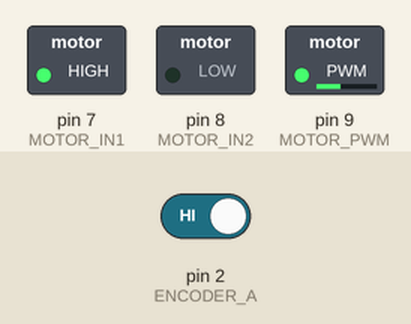
Recording of a sketch running on a simulated Arduino Uno, built with avr-gcc and run on an emulated ATmega328P. Shown: switched loads named in the sketch (green lamp = pin HIGH). The test bench sets the inputs (shaded band); at power-on: pin 2 (ENCODER_A) HIGH.

Above: at 0.1 s.
Timing chart, 0 to 1.6 s (numbered marks = the images above):
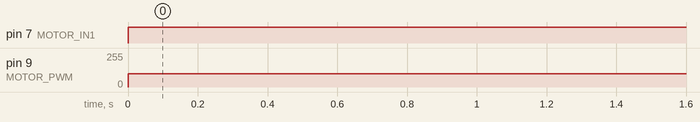

Measured:
- by itself, pin 7 (MOTOR_IN1): LOW → HIGH at 0.00 s
- by itself, pin 9 (MOTOR_PWM): 0/255 → 100/255 at 0.00 s

The sketch:

encoder_1rotation.ino
```cpp
#define ENCODER_A 2  // Encoder A signal pin (Interrupt)
#define ENCODER_B 3  // Encoder B signal pin
#define MOTOR_PWM 9  // Motor PWM control pin
#define MOTOR_IN1 7  // Motor direction control pin 1
#define MOTOR_IN2 8  // Motor direction control pin 2

volatile int encoderCount = 0;  // Encoder pulse count
const int countsPerRevolution = 105;  // Your measured encoder count per revolution

// Interrupt Service Routine (ISR) to count encoder pulses
void encoderISR() {
  encoderCount++;
}

void setup() {
  Serial.begin(115200);
  pinMode(ENCODER_A, INPUT_PULLUP);
  pinMode(ENCODER_B, INPUT_PULLUP);
  pinMode(MOTOR_PWM, OUTPUT);
  pinMode(MOTOR_IN1, OUTPUT);
  pinMode(MOTOR_IN2, OUTPUT);

  // Attach interrupt to Encoder A pin
  attachInterrupt(digitalPinToInterrupt(ENCODER_A), encoderISR, RISING);
}

void loop() {
  encoderCount = 0;  // Reset encoder count

  // Start motor (Clockwise)
  digitalWrite(MOTOR_IN1, HIGH);
  digitalWrite(MOTOR_IN2, LOW);
  analogWrite(MOTOR_PWM, 100);  // Moderate speed

  // Wait until exactly 1 revolution (72 counts)
  while (encoderCount < countsPerRevolution) {
    // Just wait until we reach the target count
  }

  // Stop the motor
  analogWrite(MOTOR_PWM, 0);

  // Print results
  Serial.print("Motor stopped at Encoder Count: ");
  Serial.println(encoderCount);

  delay(5000);  // Pause before next cycle
}
```
